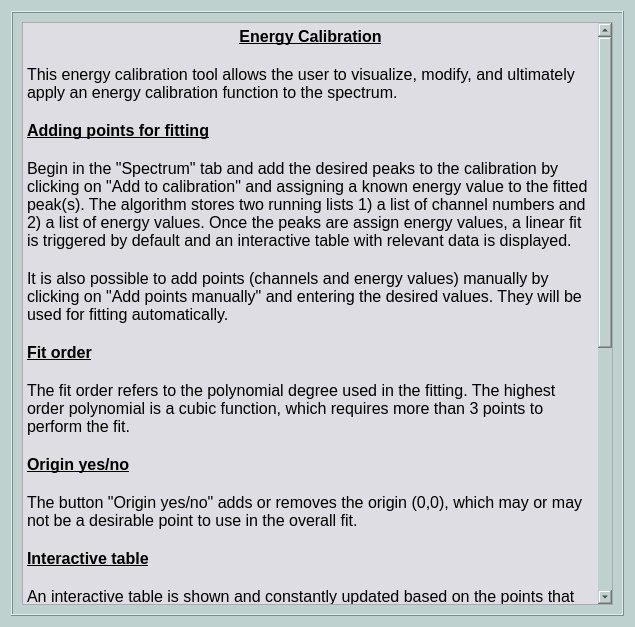
<?xml version="1.0" encoding="UTF-8"?>
<ui version="4.0">
 <class>Dialog</class>
 <widget class="QDialog" name="Dialog">
  <property name="geometry">
   <rect>
    <x>0</x>
    <y>0</y>
    <width>635</width>
    <height>627</height>
   </rect>
  </property>
  <property name="windowTitle">
   <string>Dialog</string>
  </property>
  <property name="styleSheet">
   <string notr="true">background-color: rgb(190, 209, 206);
</string>
  </property>
  <layout class="QGridLayout" name="gridLayout">
   <item row="0" column="0">
    <widget class="QFrame" name="frame">
     <property name="frameShape">
      <enum>QFrame::Box</enum>
     </property>
     <property name="frameShadow">
      <enum>QFrame::Raised</enum>
     </property>
     <layout class="QGridLayout" name="gridLayout_2">
      <item row="0" column="0">
       <widget class="QTextBrowser" name="textBrowser">
        <property name="styleSheet">
         <string notr="true">background-color: rgb(221, 221, 227);</string>
        </property>
        <property name="html">
         <string>&lt;!DOCTYPE HTML PUBLIC &quot;-//W3C//DTD HTML 4.0//EN&quot; &quot;http://www.w3.org/TR/REC-html40/strict.dtd&quot;&gt;
&lt;html&gt;&lt;head&gt;&lt;meta name=&quot;qrichtext&quot; content=&quot;1&quot; /&gt;&lt;style type=&quot;text/css&quot;&gt;
p, li { white-space: pre-wrap; }
&lt;/style&gt;&lt;/head&gt;&lt;body style=&quot; font-family:'MS Shell Dlg 2'; font-size:7.8pt; font-weight:400; font-style:normal;&quot;&gt;
&lt;p align=&quot;center&quot; style=&quot; margin-top:0px; margin-bottom:0px; margin-left:0px; margin-right:0px; -qt-block-indent:0; text-indent:0px;&quot;&gt;&lt;span style=&quot; font-size:12pt; font-weight:600; text-decoration: underline;&quot;&gt;Energy Calibration&lt;/span&gt;&lt;/p&gt;
&lt;p align=&quot;center&quot; style=&quot;-qt-paragraph-type:empty; margin-top:0px; margin-bottom:0px; margin-left:0px; margin-right:0px; -qt-block-indent:0; text-indent:0px; font-size:12pt; font-weight:600; text-decoration: underline;&quot;&gt;&lt;br /&gt;&lt;/p&gt;
&lt;p style=&quot; margin-top:0px; margin-bottom:0px; margin-left:0px; margin-right:0px; -qt-block-indent:0; text-indent:0px;&quot;&gt;&lt;span style=&quot; font-size:12pt;&quot;&gt;This energy calibration tool allows the user to visualize, modify, and ultimately apply an energy calibration function to the spectrum.&lt;/span&gt;&lt;/p&gt;
&lt;p style=&quot;-qt-paragraph-type:empty; margin-top:0px; margin-bottom:0px; margin-left:0px; margin-right:0px; -qt-block-indent:0; text-indent:0px; font-size:12pt;&quot;&gt;&lt;br /&gt;&lt;/p&gt;
&lt;p style=&quot; margin-top:0px; margin-bottom:0px; margin-left:0px; margin-right:0px; -qt-block-indent:0; text-indent:0px;&quot;&gt;&lt;span style=&quot; font-size:12pt; font-weight:600; text-decoration: underline;&quot;&gt;Adding points for fitting&lt;/span&gt;&lt;/p&gt;
&lt;p style=&quot;-qt-paragraph-type:empty; margin-top:0px; margin-bottom:0px; margin-left:0px; margin-right:0px; -qt-block-indent:0; text-indent:0px; font-size:12pt; font-weight:600; text-decoration: underline;&quot;&gt;&lt;br /&gt;&lt;/p&gt;
&lt;p style=&quot; margin-top:0px; margin-bottom:0px; margin-left:0px; margin-right:0px; -qt-block-indent:0; text-indent:0px;&quot;&gt;&lt;span style=&quot; font-size:12pt;&quot;&gt;Begin in the &amp;quot;Spectrum&amp;quot; tab and add the desired peaks to the calibration by clicking on &amp;quot;Add to calibration&amp;quot; and assigning a known energy value to the fitted peak(s). The algorithm stores two running lists 1) a list of channel numbers and 2) a list of energy values. Once the peaks are assign energy values, a linear fit is triggered by default and an interactive table with relevant data is displayed.&lt;/span&gt;&lt;/p&gt;
&lt;p style=&quot;-qt-paragraph-type:empty; margin-top:0px; margin-bottom:0px; margin-left:0px; margin-right:0px; -qt-block-indent:0; text-indent:0px; font-size:12pt;&quot;&gt;&lt;br /&gt;&lt;/p&gt;
&lt;p style=&quot; margin-top:0px; margin-bottom:0px; margin-left:0px; margin-right:0px; -qt-block-indent:0; text-indent:0px;&quot;&gt;&lt;span style=&quot; font-size:12pt;&quot;&gt;It is also possible to add points (channels and energy values) manually by clicking on &amp;quot;Add points manually&amp;quot; and entering the desired values. They will be used for fitting automatically.&lt;/span&gt;&lt;/p&gt;
&lt;p style=&quot;-qt-paragraph-type:empty; margin-top:0px; margin-bottom:0px; margin-left:0px; margin-right:0px; -qt-block-indent:0; text-indent:0px; font-size:12pt;&quot;&gt;&lt;br /&gt;&lt;/p&gt;
&lt;p style=&quot; margin-top:0px; margin-bottom:0px; margin-left:0px; margin-right:0px; -qt-block-indent:0; text-indent:0px;&quot;&gt;&lt;span style=&quot; font-size:12pt; font-weight:600; text-decoration: underline;&quot;&gt;Fit order&lt;/span&gt;&lt;/p&gt;
&lt;p style=&quot;-qt-paragraph-type:empty; margin-top:0px; margin-bottom:0px; margin-left:0px; margin-right:0px; -qt-block-indent:0; text-indent:0px; font-size:12pt; font-weight:600; text-decoration: underline;&quot;&gt;&lt;br /&gt;&lt;/p&gt;
&lt;p style=&quot; margin-top:0px; margin-bottom:0px; margin-left:0px; margin-right:0px; -qt-block-indent:0; text-indent:0px;&quot;&gt;&lt;span style=&quot; font-size:12pt;&quot;&gt;The fit order refers to the polynomial degree used in the fitting. The highest order polynomial is a cubic function, which requires more than 3 points to perform the fit.&lt;/span&gt;&lt;/p&gt;
&lt;p style=&quot;-qt-paragraph-type:empty; margin-top:0px; margin-bottom:0px; margin-left:0px; margin-right:0px; -qt-block-indent:0; text-indent:0px; font-size:12pt;&quot;&gt;&lt;br /&gt;&lt;/p&gt;
&lt;p style=&quot; margin-top:0px; margin-bottom:0px; margin-left:0px; margin-right:0px; -qt-block-indent:0; text-indent:0px;&quot;&gt;&lt;span style=&quot; font-size:12pt; font-weight:600; text-decoration: underline;&quot;&gt;Origin yes/no&lt;/span&gt;&lt;/p&gt;
&lt;p style=&quot;-qt-paragraph-type:empty; margin-top:0px; margin-bottom:0px; margin-left:0px; margin-right:0px; -qt-block-indent:0; text-indent:0px; font-size:12pt; font-weight:600; text-decoration: underline;&quot;&gt;&lt;br /&gt;&lt;/p&gt;
&lt;p style=&quot; margin-top:0px; margin-bottom:0px; margin-left:0px; margin-right:0px; -qt-block-indent:0; text-indent:0px;&quot;&gt;&lt;span style=&quot; font-size:12pt;&quot;&gt;The button &amp;quot;Origin yes/no&amp;quot; adds or removes the origin (0,0), which may or may not be a desirable point to use in the overall fit.&lt;/span&gt;&lt;/p&gt;
&lt;p style=&quot;-qt-paragraph-type:empty; margin-top:0px; margin-bottom:0px; margin-left:0px; margin-right:0px; -qt-block-indent:0; text-indent:0px; font-size:12pt;&quot;&gt;&lt;br /&gt;&lt;/p&gt;
&lt;p style=&quot; margin-top:0px; margin-bottom:0px; margin-left:0px; margin-right:0px; -qt-block-indent:0; text-indent:0px;&quot;&gt;&lt;span style=&quot; font-size:12pt; font-weight:600; text-decoration: underline;&quot;&gt;Interactive table&lt;/span&gt;&lt;/p&gt;
&lt;p style=&quot;-qt-paragraph-type:empty; margin-top:0px; margin-bottom:0px; margin-left:0px; margin-right:0px; -qt-block-indent:0; text-indent:0px; font-size:12pt; font-weight:600; text-decoration: underline;&quot;&gt;&lt;br /&gt;&lt;/p&gt;
&lt;p style=&quot; margin-top:0px; margin-bottom:0px; margin-left:0px; margin-right:0px; -qt-block-indent:0; text-indent:0px;&quot;&gt;&lt;span style=&quot; font-size:12pt;&quot;&gt;An interactive table is shown and constantly updated based on the points that are added or removed from the fit. In order to remove a point, simply select the desired row and click &amp;quot;Remove selected&amp;quot;.&lt;/span&gt;&lt;/p&gt;
&lt;p style=&quot;-qt-paragraph-type:empty; margin-top:0px; margin-bottom:0px; margin-left:0px; margin-right:0px; -qt-block-indent:0; text-indent:0px; font-size:12pt;&quot;&gt;&lt;br /&gt;&lt;/p&gt;
&lt;p style=&quot; margin-top:0px; margin-bottom:0px; margin-left:0px; margin-right:0px; -qt-block-indent:0; text-indent:0px;&quot;&gt;&lt;span style=&quot; font-size:12pt; font-weight:600; text-decoration: underline;&quot;&gt;Add point but do not fit&lt;/span&gt;&lt;/p&gt;
&lt;p style=&quot;-qt-paragraph-type:empty; margin-top:0px; margin-bottom:0px; margin-left:0px; margin-right:0px; -qt-block-indent:0; text-indent:0px; font-size:12pt; font-weight:600; text-decoration: underline;&quot;&gt;&lt;br /&gt;&lt;/p&gt;
&lt;p style=&quot; margin-top:0px; margin-bottom:0px; margin-left:0px; margin-right:0px; -qt-block-indent:0; text-indent:0px;&quot;&gt;&lt;span style=&quot; font-size:12pt;&quot;&gt;It is also possible to add a point but not use it for fitting. This is useful when dealing with non-linear detector responses or when there is uncertainty on the energy value corresponding to a certain peak. The point and the table entry is displayed in yellow.&lt;/span&gt;&lt;/p&gt;
&lt;p style=&quot;-qt-paragraph-type:empty; margin-top:0px; margin-bottom:0px; margin-left:0px; margin-right:0px; -qt-block-indent:0; text-indent:0px; font-size:12pt;&quot;&gt;&lt;br /&gt;&lt;/p&gt;
&lt;p style=&quot; margin-top:0px; margin-bottom:0px; margin-left:0px; margin-right:0px; -qt-block-indent:0; text-indent:0px;&quot;&gt;&lt;span style=&quot; font-size:12pt; font-weight:600; text-decoration: underline;&quot;&gt;Set equations&lt;/span&gt;&lt;/p&gt;
&lt;p style=&quot;-qt-paragraph-type:empty; margin-top:0px; margin-bottom:0px; margin-left:0px; margin-right:0px; -qt-block-indent:0; text-indent:0px; font-size:12pt; font-weight:600; text-decoration: underline;&quot;&gt;&lt;br /&gt;&lt;/p&gt;
&lt;p style=&quot; margin-top:0px; margin-bottom:0px; margin-left:0px; margin-right:0px; -qt-block-indent:0; text-indent:0px;&quot;&gt;&lt;span style=&quot; font-size:12pt;&quot;&gt;It is also possible to set a pre-established equation from a previous or external calibration. Simply click on &amp;quot;Set equations&amp;quot; and add the corresponding coefficients. &lt;/span&gt;&lt;/p&gt;
&lt;p style=&quot;-qt-paragraph-type:empty; margin-top:0px; margin-bottom:0px; margin-left:0px; margin-right:0px; -qt-block-indent:0; text-indent:0px; font-size:12pt;&quot;&gt;&lt;br /&gt;&lt;/p&gt;
&lt;p style=&quot; margin-top:0px; margin-bottom:0px; margin-left:0px; margin-right:0px; -qt-block-indent:0; text-indent:0px;&quot;&gt;&lt;span style=&quot; font-size:12pt; font-weight:600; text-decoration: underline;&quot;&gt;Apply calibration&lt;/span&gt;&lt;/p&gt;
&lt;p style=&quot;-qt-paragraph-type:empty; margin-top:0px; margin-bottom:0px; margin-left:0px; margin-right:0px; -qt-block-indent:0; text-indent:0px; font-size:12pt; font-weight:600; text-decoration: underline;&quot;&gt;&lt;br /&gt;&lt;/p&gt;
&lt;p style=&quot; margin-top:0px; margin-bottom:0px; margin-left:0px; margin-right:0px; -qt-block-indent:0; text-indent:0px;&quot;&gt;&lt;span style=&quot; font-size:12pt;&quot;&gt;Once the desired calibration function is obtained, the user can click on &amp;quot;Apply calibration&amp;quot; and the spectrum will automatically perform the steps to apply such calibration function. Simply return to the &amp;quot;Spectrum&amp;quot; tab and the spectrum will be calibrated. &lt;/span&gt;&lt;/p&gt;
&lt;p style=&quot;-qt-paragraph-type:empty; margin-top:0px; margin-bottom:0px; margin-left:0px; margin-right:0px; -qt-block-indent:0; text-indent:0px; font-size:12pt; font-weight:600; text-decoration: underline;&quot;&gt;&lt;br /&gt;&lt;/p&gt;
&lt;p style=&quot; margin-top:0px; margin-bottom:0px; margin-left:0px; margin-right:0px; -qt-block-indent:0; text-indent:0px;&quot;&gt;&lt;span style=&quot; font-size:12pt;&quot;&gt;The user can always delete the entire calibration by clicking &amp;quot;Reset&amp;quot;.&lt;/span&gt;&lt;/p&gt;&lt;/body&gt;&lt;/html&gt;</string>
        </property>
       </widget>
      </item>
     </layout>
    </widget>
   </item>
  </layout>
 </widget>
 <resources/>
 <connections/>
</ui>
